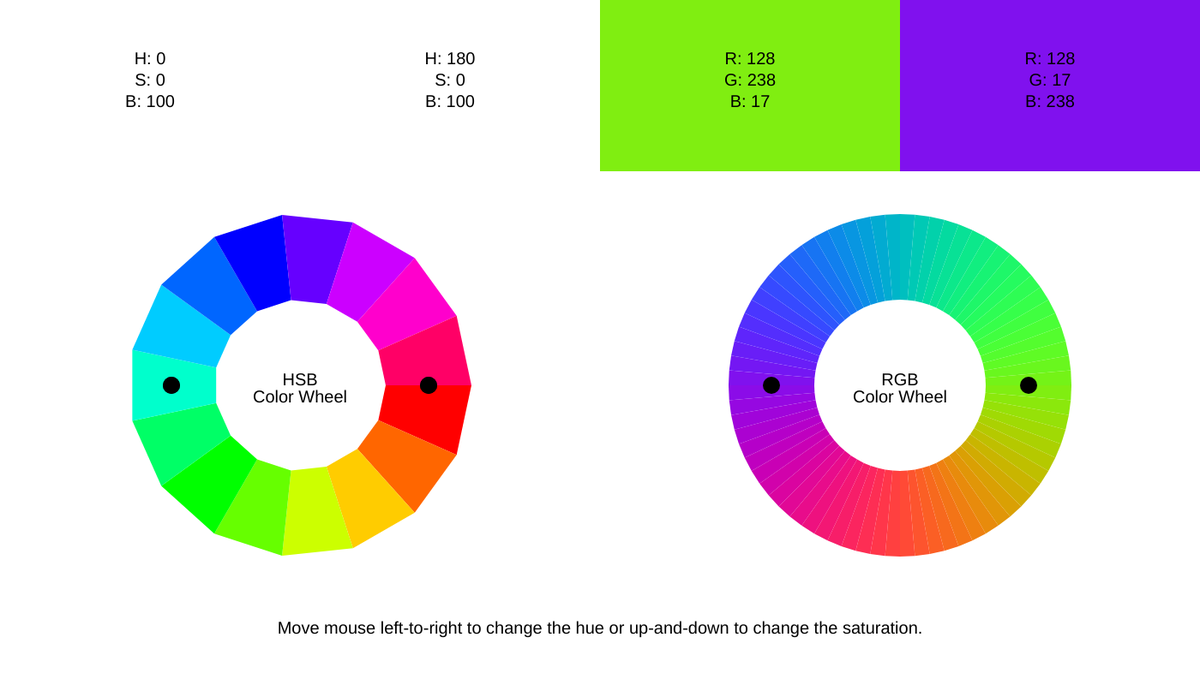
Frame 1 (no input)
Frame 60 (no input): identical to frame 1, image omitted
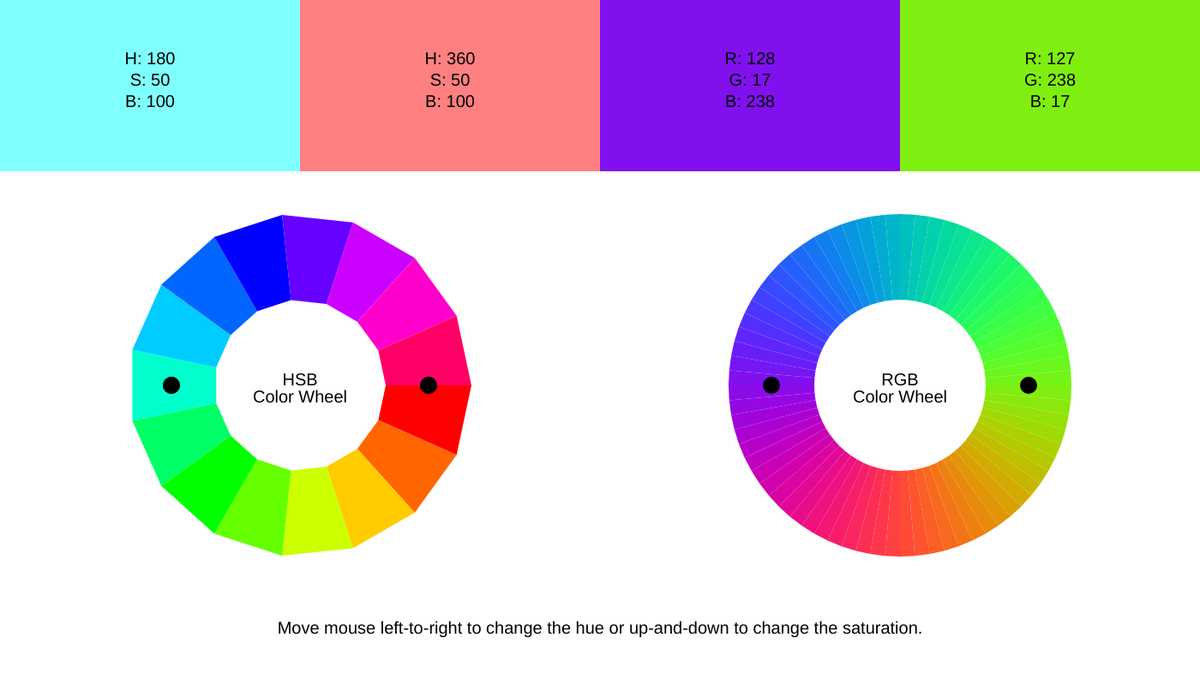
Frame 120 (the mouse pressed at the canvas centre since frame 60)

The p5.js sketch that drew these frames (run headless with seeded random() and noise() and a simulated clock; from frame 60 on, the mouse is pressed at the canvas centre):

// p5.js sketch
// ── sketch.js
// Extended from Complementary Color Example

let innerRadius = 100; // hole size
let outerRadius = 200; // hole size

let steps = 360/15; // resolution

function setup() {
  createCanvas(1400, 800);
  colorMode(HSB, 360, 100, 100);
  noStroke();
}

function draw() {
  background(100);

  // HSB Wheel
  push();
  drawHSBRing(width/4, height/2+50);
  
  // Map mouseX to hue (0–360)
  let baseHue = map(mouseX, 0, width, 0, 360);
  let baseSaturation = map(mouseY, 0, height, 0, 100);

  let squareWidth = width/2;

  // Square 1: base hue
  fill(baseHue, baseSaturation, 100);
  rect(0, 0, squareWidth/2, height/4);
  drawColorPosition(baseHue);

  push();
  fill(0);          
  textSize(20);     
  textAlign(CENTER);  
  text(`H: ${round(baseHue)}`, squareWidth/4, 75);
  text(`S: ${round(baseSaturation)}`, squareWidth/4, 100);
  text(`B: 100`, squareWidth/4, 125);
  pop();

  // Square 2: base + 30
  fill(baseHue + 180, baseSaturation, 100);
  rect(squareWidth/2, 0, squareWidth/2, height/4);
  drawColorPosition(baseHue + 180);

  push();
  fill(0);          
  textSize(20);     
  textAlign(CENTER);  
  text(`H: ${round(baseHue + 180)}`, 3*squareWidth/4, 75);
  text(`S: ${round(baseSaturation)}`, 3*squareWidth/4, 100);
  text(`B: 100`, 3*squareWidth/4, 125);
  pop();

  pop();

  // RGB Ring
  push();
  drawRGBRing(3*width/4, height/2+50);

  let squareWidth2 = width;

  // Compute the RGB color from mouse position's angle; used ChatGPT to help create this function
  function rgbFromAngle(angle) {
    let r = map(sin(radians(angle)), -1, 1, 0, 255);
    let g = map(sin(radians(angle + 120)), -1, 1, 0, 255);
    let b = map(sin(radians(angle + 240)), -1, 1, 0, 255);
    return color(r, g, b);
  }

  // Base color
  colorMode(RGB, 255);
  color1 = rgbFromAngle(baseHue)
  fill(color1);
  rect(squareWidth2/2, 0, squareWidth2/4, height/4);
  drawColorPosition(baseHue);

  push();
  fill(0);          
  textSize(20);     
  textAlign(CENTER);  
  text(`R: ${round(red(color1))}`, 5*squareWidth2/8, 75)
  text(`G: ${round(green(color1))}`, 5*squareWidth2/8, 100)
  text(`B: ${round(blue(color1))}`, 5*squareWidth2/8, 125)
  pop();

  // Complementary color (base + 180)
  color2 = rgbFromAngle(baseHue + 180)
  fill(color2);
  rect(3*squareWidth2/4, 0, squareWidth2/4, height/4);
  drawColorPosition(baseHue + 180);

  push();
  fill(0);          
  textSize(20);     
  textAlign(CENTER);  
  text(`R: ${round(red(color2))}`, 7*squareWidth2/8, 75)
  text(`G: ${round(green(color2))}`, 7*squareWidth2/8, 100)
  text(`B: ${round(blue(color2))}`, 7*squareWidth2/8, 125)
  pop();

  pop();

  // Instructions
  push();
  fill(0);          
  textSize(20);
  textAlign(CENTER);  
  text("Move mouse left-to-right to change the hue or up-and-down to change the saturation.", width/2, height-60);
  pop();
}


function drawColorPosition(hue){
  push();
  translate(width/4, height/2+50); 
  let x1 = cos(radians(hue)) * (innerRadius+(outerRadius-innerRadius)/2);
  let y1 = sin(radians(hue)) * (innerRadius+(outerRadius-innerRadius)/2);
  fill(0);
  ellipse(x1, y1, 20,20);
  pop();

  push();
  translate(3*width/4, height/2+50); 
  let x2 = cos(radians(hue)) * (innerRadius+(outerRadius-innerRadius)/2);
  let y2 = sin(radians(hue)) * (innerRadius+(outerRadius-innerRadius)/2);
  fill(0);
  ellipse(x2, y2, 20,20);
  pop();
}

function drawHSBRing(width, height){
  push();
  colorMode(HSB, 360, 100, 100);
  translate(width, height);

  push();
  fill(0);          
  textSize(20);     
  textAlign(CENTER);  
  text("HSB", 0, 0);
  text("Color Wheel", 0, 20);
  pop();

  for (let angle = 0; angle < 360; angle+=steps) {
    let nextAngle = angle + steps;

    // Outer edge points
    let x1 = cos(radians(angle)) * outerRadius;
    let y1 = sin(radians(angle)) * outerRadius;
    let x2 = cos(radians(nextAngle)) * outerRadius;
    let y2 = sin(radians(nextAngle)) * outerRadius;

    // Inner edge points
    let x3 = cos(radians(nextAngle)) * innerRadius;
    let y3 = sin(radians(nextAngle)) * innerRadius;
    let x4 = cos(radians(angle)) * innerRadius;
    let y4 = sin(radians(angle)) * innerRadius;

    fill(angle, 100, 100);
    quad(x1, y1, x2, y2, x3, y3, x4, y4);
   
  }
  pop();
}

function drawRGBRing(width, height){
  push();
  colorMode(RGB, 255);
  translate(width, height);

  push();
  fill(0);          
  textSize(20);     
  textAlign(CENTER);  
  text("RGB", 0, 0);
  text("Color Wheel", 0, 20);
  pop();

  let RGB_steps = 5;

  for (let angle = 0; angle < 360; angle += RGB_steps) {
    let nextAngle = angle + RGB_steps;

    let r = map(sin(radians(angle)), -1, 1, 0, 255);
    let g = map(sin(radians(angle + 120)), -1, 1, 0, 255);
    let b = map(sin(radians(angle + 240)), -1, 1, 0, 255);

    // Outer edge points
    let x1 = cos(radians(angle)) * outerRadius;
    let y1 = sin(radians(angle)) * outerRadius;
    let x2 = cos(radians(nextAngle)) * outerRadius;
    let y2 = sin(radians(nextAngle)) * outerRadius;

    // Inner edge points
    let x3 = cos(radians(nextAngle)) * innerRadius;
    let y3 = sin(radians(nextAngle)) * innerRadius;
    let x4 = cos(radians(angle)) * innerRadius;
    let y4 = sin(radians(angle)) * innerRadius;

    fill(r, g, b);
    quad(x1, y1, x2, y2, x3, y3, x4, y4);
  }

  pop();
}
